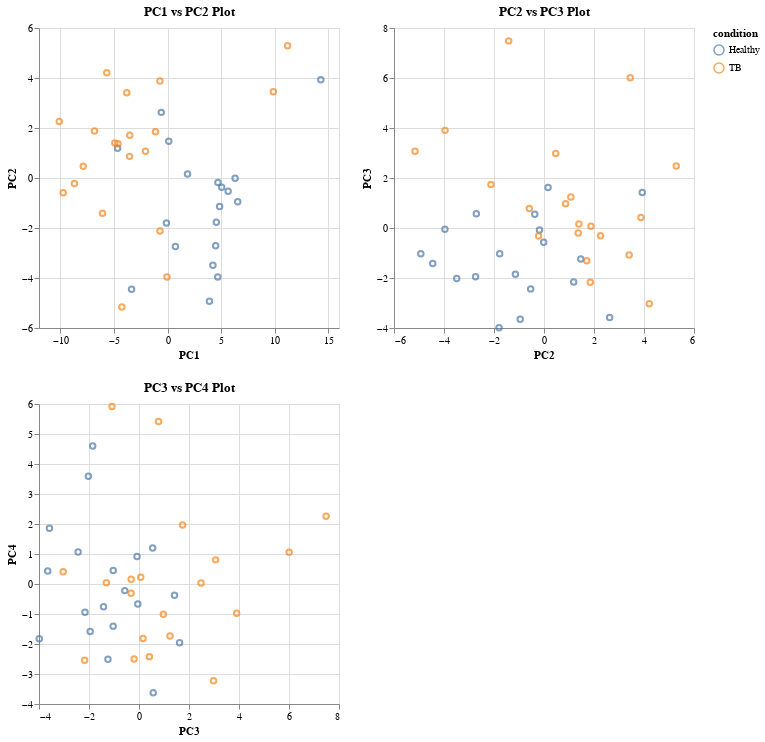

Write notebook code for a chart like this one.
### Markdown cell above
Just looking at PC1 and PC2 we can see some differentiation between then healthy and TB samples. We generally can see Healthy samples cluster toegther in the center, wheread the TB samples appear more towards the left side of the plot.

### Code cell
# plotting the chart pc1 vs pc2
pc_plot = alt.Chart(pca_df, title="PC1 vs PC2 Plot").mark_point().encode(
    x = "PC1",
    y = "PC2",
    color = "condition"
)

# plotting the chart pc2 vs pc3
pc_plot2 = alt.Chart(pca_df, title="PC2 vs PC3 Plot").mark_point().encode(
    x = "PC2",
    y = "PC3",
    color = "condition"
)
# plotting the chart pc3 vs pc4
pc_plot3 = alt.Chart(pca_df, title="PC3 vs PC4 Plot").mark_point().encode(
    x = "PC3",
    y = "PC4",
    color = "condition"
)

(pc_plot | pc_plot2) & pc_plot3

### Figure 1 — Vega-Lite specification as saved in the notebook (floating-point values rounded to 4 significant figures)
{"config": {"view": {"continuousWidth": 300, "continuousHeight": 300}}, "vconcat": [{"hconcat": [{"mark": {"type": "point"}, "encoding": {"color": {"field": "condition", "type": "nominal"}, "x": {"field": "PC1", "type": "quantitative"}, "y": {"field": "PC2", "type": "quantitative"}}, "title": "PC1 vs PC2 Plot"}, {"mark": {"type": "point"}, "encoding": {"color": {"field": "condition", "type": "nominal"}, "x": {"field": "PC2", "type": "quantitative"}, "y": {"field": "PC3", "type": "quantitative"}}, "title": "PC2 vs PC3 Plot"}]}, {"mark": {"type": "point"}, "encoding": {"color": {"field": "condition", "type": "nominal"}, "x": {"field": "PC3", "type": "quantitative"}, "y": {"field": "PC4", "type": "quantitative"}}, "title": "PC3 vs PC4 Plot"}], "data": {"name": "data-ab98d456bc0dc6161df8c82c7062dfee"}, "$schema": "https://vega.github.io/schema/vega-lite/v5.8.0.json", "datasets": {"data-ab98d456bc0dc6161df8c82c7062dfee": [{"sample_title": "TU0094_CD4_HC", "geo_accession": "GSM2643136", "condition": "Healthy", "PC1": -4.666, "PC2": 1.188, "PC3": -2.159, "PC4": -0.9438}, {"sample_title": "TU0110_CD4_HC", "geo_accession": "GSM2643137", "condition": "Healthy", "PC1": -0.5856, "PC2": 2.625, "PC3": -3.581, "PC4": 1.856}, {"sample_title": "XT0082_CD4_HC", "geo_accession": "GSM2643138", "condition": "Healthy", "PC1": 1.864, "PC2": 0.1628, "PC3": 1.623, "PC4": -1.959}, {"sample_title": "XT0101_CD4_HC", "geo_accession": "GSM2643139", "condition": "Healthy", "PC1": 0.1134, "PC2": 1.471, "PC3": -1.242, "PC4": -2.51}, {"sample_title": "XT0106_CD4_HC", "geo_accession": "GSM2643140", "condition": "Healthy", "PC1": 6.304, "PC2": -0.01123, "PC3": -0.5676, "PC4": -0.2207}, {"sample_title": "XT0123_CD4_HC", "geo_accession": "GSM2643141", "condition": "Healthy", "PC1": 14.3, "PC2": 3.93, "PC3": 1.42, "PC4": -0.3725}, {"sample_title": "TU0079_CD4_HC", "geo_accession": "GSM2643142", "condition": "Healthy", "PC1": 5.053, "PC2": -0.3692, "PC3": 0.5456, "PC4": 1.198}, {"sample_title": "TU0119_CD4_HC", "geo_accession": "GSM2643143", "condition": "Healthy", "PC1": -0.1066, "PC2": -1.798, "PC3": -3.989, "PC4": -1.828}, {"sample_title": "TU0146_CD4_HC", "geo_accession": "GSM2643144", "condition": "Healthy", "PC1": 0.7333, "PC2": -2.736, "PC3": -1.953, "PC4": -1.584}, {"sample_title": "XT0103_CD4_HC", "geo_accession": "GSM2643145", "condition": "Healthy", "PC1": -3.359, "PC2": -4.45, "PC3": -1.419, "PC4": -0.7598}, {"sample_title": "TU0050_CD4_HC", "geo_accession": "GSM2643146", "condition": "Healthy", "PC1": 4.49, "PC2": -2.707, "PC3": 0.5689, "PC4": -3.625}, {"sample_title": "TU0052_CD4_HC", "geo_accession": "GSM2643147", "condition": "Healthy", "PC1": 4.229, "PC2": -3.49, "PC3": -2.024, "PC4": 3.592}, {"sample_title": "TU0053_CD4_HC", "geo_accession": "GSM2643148", "condition": "Healthy", "PC1": 4.858, "PC2": -1.143, "PC3": -1.853, "PC4": 4.599}, {"sample_title": "TU0056_CD4_HC", "geo_accession": "GSM2643149", "condition": "Healthy", "PC1": 4.701, "PC2": -0.1802, "PC3": -0.07765, "PC4": 0.9157}, {"sample_title": "TU0057_CD4_HC", "geo_accession": "GSM2643150", "condition": "Healthy", "PC1": 6.549, "PC2": -0.9505, "PC3": -3.651, "PC4": 0.4342}, {"sample_title": "TU0059_CD4_HC", "geo_accession": "GSM2643151", "condition": "Healthy", "PC1": 4.55, "PC2": -1.771, "PC3": -1.03, "PC4": 0.4502}, {"sample_title": "TU0071_CD4_HC", "geo_accession": "GSM2643152", "condition": "Healthy", "PC1": 5.654, "PC2": -0.5331, "PC3": -2.435, "PC4": 1.068}, {"sample_title": "TU0084_CD4_HC", "geo_accession": "GSM2643153", "condition": "Healthy", "PC1": 3.909, "PC2": -4.927, "PC3": -1.033, "PC4": -1.404}, {"sample_title": "TU0085_CD4_HC", "geo_accession": "GSM2643154", "condition": "Healthy", "PC1": 4.685, "PC2": -3.963, "PC3": -0.04621, "PC4": -0.6678}, {"sample_title": "TP0005_CD4_LTBI", "geo_accession": "GSM2643155", "condition": "TB", "PC1": -9.741, "PC2": -0.5866, "PC3": 0.7828, "PC4": 5.414}, {"sample_title": "TP0013_CD4_LTBI", "geo_accession": "GSM2643156", "condition": "TB", "PC1": -8.693, "PC2": -0.2163, "PC3": -0.3175, "PC4": -0.3108}, {"sample_title": "TP0015_CD4_LTBI", "geo_accession": "GSM2643157", "condition": "TB", "PC1": -6.071, "PC2": -1.412, "PC3": 7.485, "PC4": 2.262}, {"sample_title": "TU0005_CD4_LTBI", "geo_accession": "GSM2643158", "condition": "TB", "PC1": -6.822, "PC2": 1.878, "PC3": 0.07048, "PC4": 0.2223}, {"sample_title": "TU0010_CD4_LTBI", "geo_accession": "GSM2643159", "condition": "TB", "PC1": -0.7128, "PC2": 3.877, "PC3": 0.4155, "PC4": -2.421}, {"sample_title": "TU0013_CD4_LTBI", "geo_accession": "GSM2643160", "condition": "TB", "PC1": -5.671, "PC2": 4.211, "PC3": -3.031, "PC4": 0.4118}, {"sample_title": "TU0022_CD4_LTBI", "geo_accession": "GSM2643161", "condition": "TB", "PC1": -3.544, "PC2": 0.865, "PC3": 0.9748, "PC4": -1.006}, {"sample_title": "TU0024_CD4_LTBI", "geo_accession": "GSM2643162", "condition": "TB", "PC1": -7.869, "PC2": 0.4679, "PC3": 2.981, "PC4": -3.228}, {"sample_title": "TU0033_CD4_LTBI", "geo_accession": "GSM2643163", "condition": "TB", "PC1": -3.809, "PC2": 3.406, "PC3": -1.079, "PC4": 5.915}, {"sample_title": "TU0035_CD4_LTBI", "geo_accession": "GSM2643164", "condition": "TB", "PC1": -4.921, "PC2": 1.396, "PC3": 0.1616, "PC4": -1.815}, {"sample_title": "TU0046_CD4_LTBI", "geo_accession": "GSM2643165", "condition": "TB", "PC1": -3.527, "PC2": 1.71, "PC3": -1.306, "PC4": 0.04057}, {"sample_title": "TU0063_CD4_LTBI", "geo_accession": "GSM2643166", "condition": "TB", "PC1": -10.11, "PC2": 2.261, "PC3": -0.3137, "PC4": 0.1605}, {"sample_title": "TU0070_CD4_LTBI", "geo_accession": "GSM2643167", "condition": "TB", "PC1": -4.633, "PC2": 1.369, "PC3": -0.1971, "PC4": -2.501}, {"sample_title": "TU0075_CD4_LTBI", "geo_accession": "GSM2643168", "condition": "TB", "PC1": -2.06, "PC2": 1.075, "PC3": 1.24, "PC4": -1.731}, {"sample_title": "XT0134_CD4_LTBI", "geo_accession": "GSM2643169", "condition": "TB", "PC1": -1.132, "PC2": 1.852, "PC3": -2.174, "PC4": -2.54}, {"sample_title": "TP0004_CD4_LTBI", "geo_accession": "GSM2643170", "condition": "TB", "PC1": 9.872, "PC2": 3.448, "PC3": 6.009, "PC4": 1.062}, {"sample_title": "TP0008_CD4_LTBI", "geo_accession": "GSM2643171", "condition": "TB", "PC1": 11.2, "PC2": 5.292, "PC3": 2.482, "PC4": 0.0329}, {"sample_title": "TP0001_CD4_LTBI", "geo_accession": "GSM2643172", "condition": "TB", "PC1": -0.7109, "PC2": -2.122, "PC3": 1.745, "PC4": 1.964}, {"sample_title": "TP0003_CD4_LTBI", "geo_accession": "GSM2643173", "condition": "TB", "PC1": -0.05891, "PC2": -3.958, "PC3": 3.905, "PC4": -0.9767}, {"sample_title": "TP0007_CD4_LTBI", "geo_accession": "GSM2643174", "condition": "TB", "PC1": -4.266, "PC2": -5.159, "PC3": 3.066, "PC4": 0.8045}]}}
